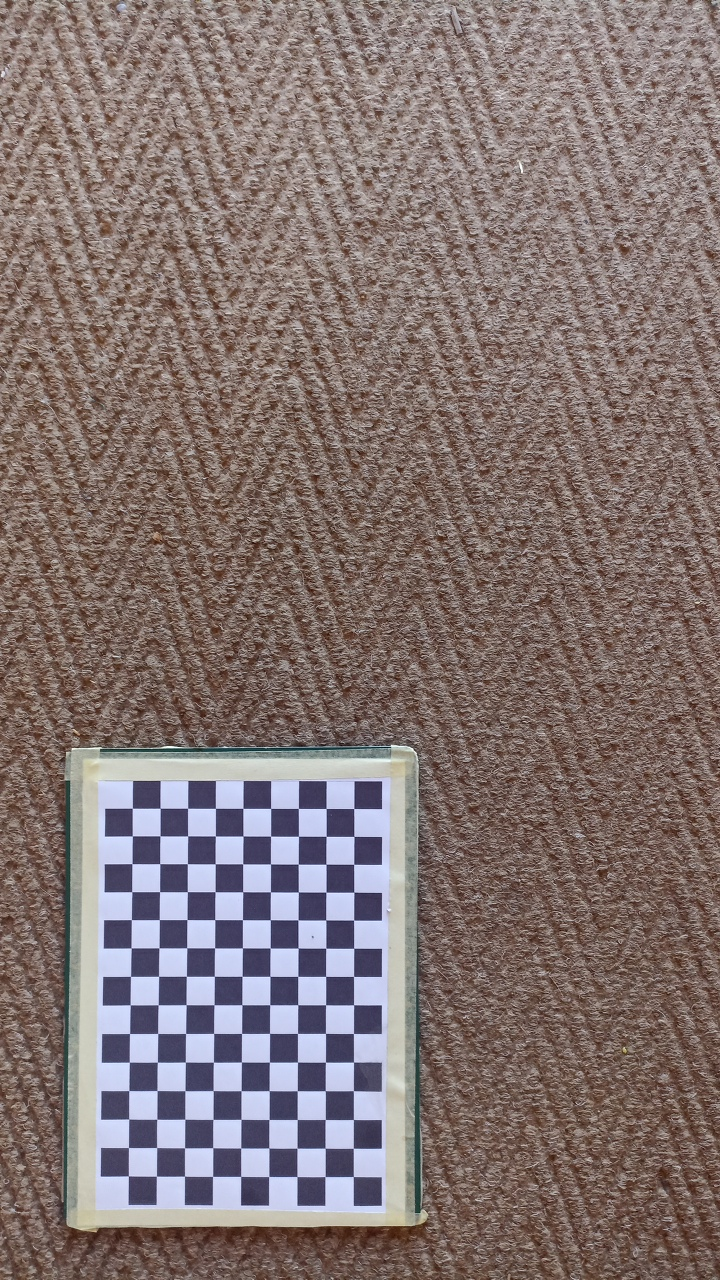
#> input picture calibration_photos_720p/10.jpg, 720 x 1280 px, given as the content of the folder /home/werner/Projects/open_cv/photos, which was not available
$ jupyter execute calibration.ipynb
#> lines starting #> are read from the running program, lines starting #| are printed output that depends on the picture; after the words box and inside, x2 and y2 are one past the last pixel; in counts of white or black regions, pixels touching at a corner belong together; long printed decimals are rounded; pictures that were not available may be replaced by others from this repository, and a replacement may not be noted
[cell 1]
import numpy as np
import cv2 as cv
import glob
from PIL import Image
print('opencv:' , cv.__version__)
print('numpy :', np.__version__)

#set np printout options
np.set_printoptions(suppress=True,
                    formatter={'float_kind': '{:f},'.format})

[cell 2]
# termination criteria
criteria = (cv.TERM_CRITERIA_EPS + cv.TERM_CRITERIA_MAX_ITER, 30, 0.001)
# prepare object points, like (0,0,0), (1,0,0), (2,0,0) ....,(6,5,0)
objp = np.zeros((9*14,3), np.float32)
objp[:,:2] = np.mgrid[0:9,0:14].T.reshape(-1,2)#set np printout options
np.set_printoptions(suppress=True,
                    formatter={'float_kind': '{:f}'.format})
# Arrays to store object points and image points from all the images.

objpoints = [] # 3d point in real world space
imgpoints = [] # 2d points in image plane.
images = glob.glob('/home/werner/Projects/open_cv/photos/*.jpg')

for fname in images:
    # print(fname)
    img = cv.imread(fname)
#> img is the input picture: shape (1280, 720, 3); mean B, G, R 113.7, 115.6, 130.5
    gray = cv.cvtColor(img, cv.COLOR_BGR2GRAY)

    # Find the chess board corners
    ret, corners = cv.findChessboardCorners(gray, (9,14), None)
#> ret = True; corners = 126 rows, first 8: [353.3, 1176.5], [325.1, 1176.5], [296.9, 1176.5], [268.8, 1176.5], [240.7, 1176.4], [212.6, 1176.4], [184.5, 1176.2], [156.4, 1176.2]
    # If found, add object points, image points (after refining them)
    if ret == True:
        objpoints.append(objp)
        corners2 = cv.cornerSubPix(gray,corners, (11,11), (-1,-1), criteria)
#> corners2 = 126 rows, first 8: [353.3, 1176.5], [325, 1176.6], [296.9, 1176.5], [268.7, 1176.5], [240.7, 1176.4], [212.6, 1176.4], [184.5, 1176.2], [156.4, 1176.2]
        imgpoints.append(corners)
        # Draw and display the corners
        cv.drawChessboardCorners(img, (9,14), corners2, ret)
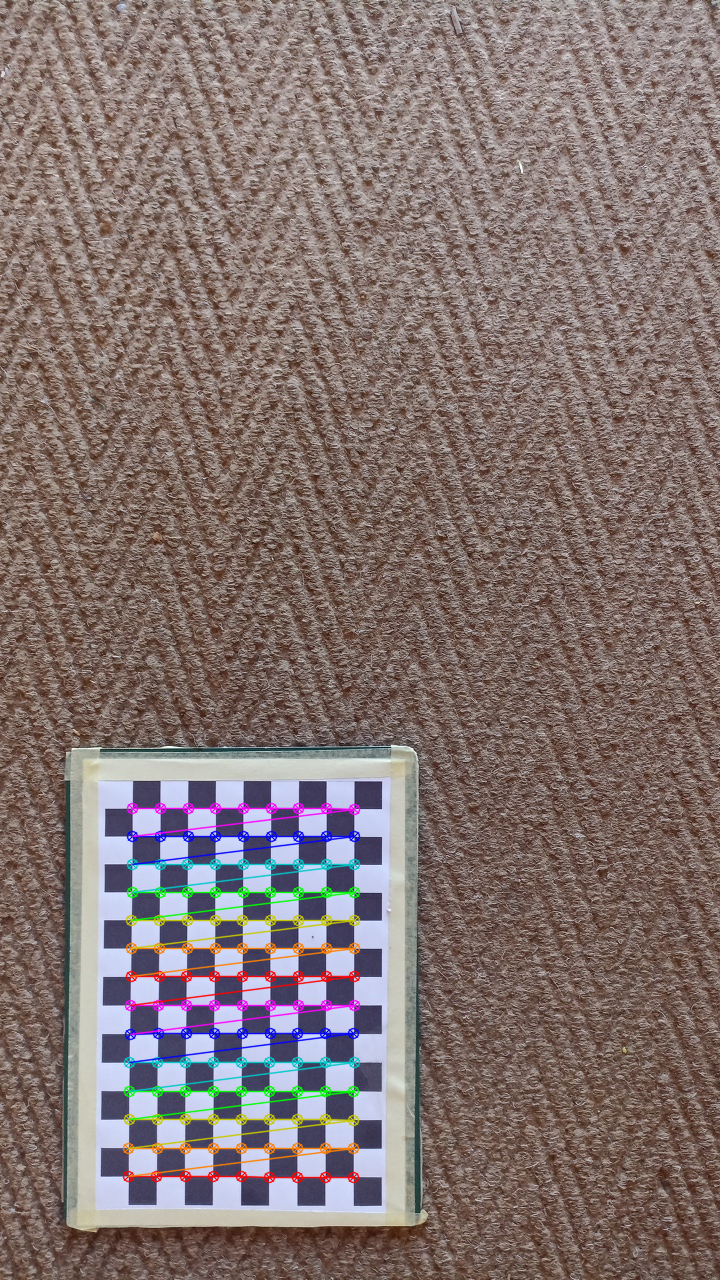
#> img: shape (1280, 720, 3); 2.96% of pixels changed, all inside (x1, y1, x2, y2) = (122, 802, 361, 1184)
        cv.imshow('img', img)
        cv.waitKey(500)

cv.destroyAllWindows()


ret, mtx, dist, rvecs, tvecs = cv.calibrateCamera(objpoints, imgpoints, gray.shape[::-1], None, None)
#> ret = 0.144; mtx = [[6892.2, 0, 340.3], [0, 7062.1, 431.1], [0, 0, 1]]; dist = [[-3.84, 613.7, 0.0115, -0.00274, -27961.5]]; rvecs = ([0.0055, -0.425, -3.11],); tvecs = ([0.467, 25.84, 244.3],)


img = cv.imread('1.jpg')
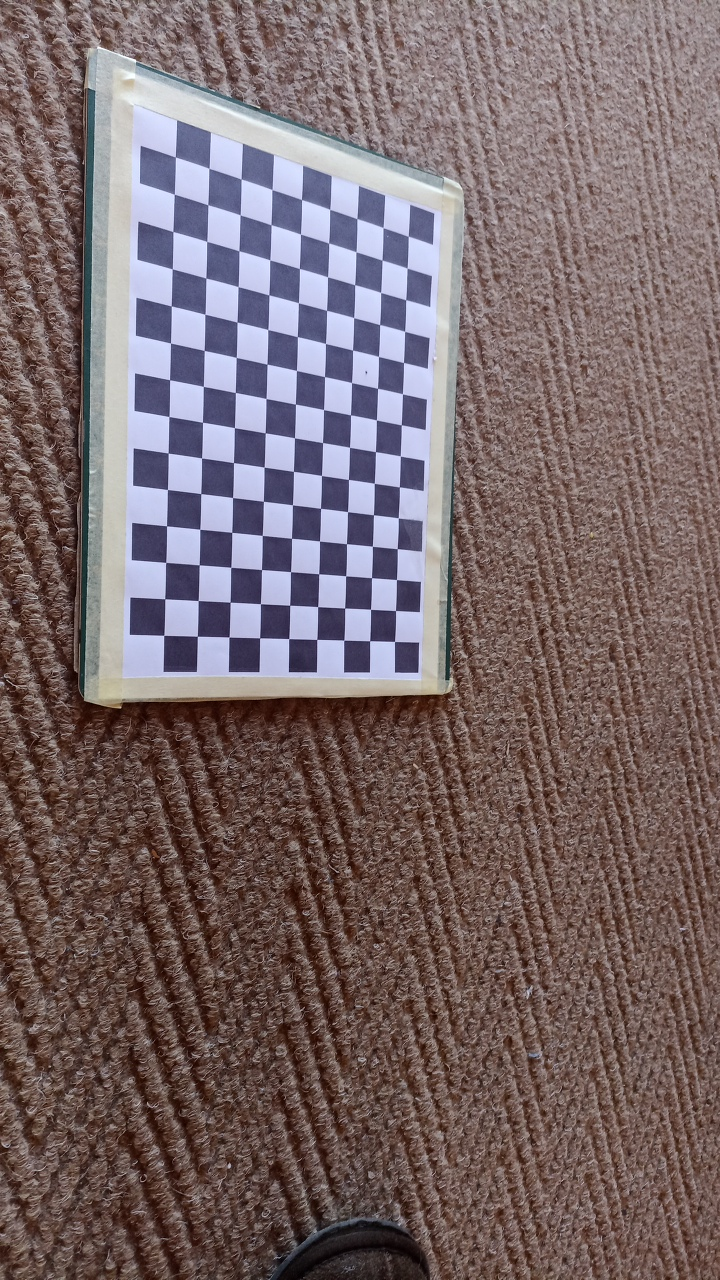
#> input picture calibration_photos_720p/1.jpg, 720 x 1280 px, found by its file name
#> img is the input picture: shape (1280, 720, 3); mean B, G, R 105.5, 103.5, 119.4
h,  w = img.shape[:2]
#> h = 1280; w = 720
newcameramtx, roi = cv.getOptimalNewCameraMatrix(mtx, dist, (w,h), 1, (w,h))
#> newcameramtx = [[6659.4, 0, 338.1], [0, 6865.5, 423.2], [0, 0, 1]]; roi = (8, 0, 697, 1254)

#Field of view calculation.
fx = mtx[0][0]
#> fx = 6892.2
fy = mtx[1][1]
#> fy = 7062.1

fov_x = 2 * np.arctan2(w, 2 * fx)
#> fov_x = 0.104
fov_y = 2 * np.arctan2(h, 2 * fy)
#> fov_y = 0.181

print(mtx)
#| [[6892.235 0 340.279]
#|  [0 7062.113 431.057]
#|  [0 0 1.000]]
print('Image with: ', w)
#| Image with:  720
print('Image height: ', h)
#| Image height:  1280
print(f"{fov_x = :.1f} rad")
#| fov_x = 0.1 rad
print(f"{fov_y = :.1f} rad")
#| fov_y = 0.2 rad


#write to output
output_file = open('calibration_output.txt', 'w')
output_file.write(str(mtx) + '\n\n')
output_file.write('w: ' + str(w) + '(pixels)' + '\n')
output_file.write('h: ' + str(h) + '(pixels)'+ '\n\n')
output_file.write('fov_x: ' + str(fov_x) + '(rad)'+ '\n')
output_file.write('fov_y: ' + str(fov_y) + '(rad)'+ '\n')
output_file.close()

[cell 3]
# undistort
dst = cv.undistort(img, mtx, dist, None, newcameramtx)
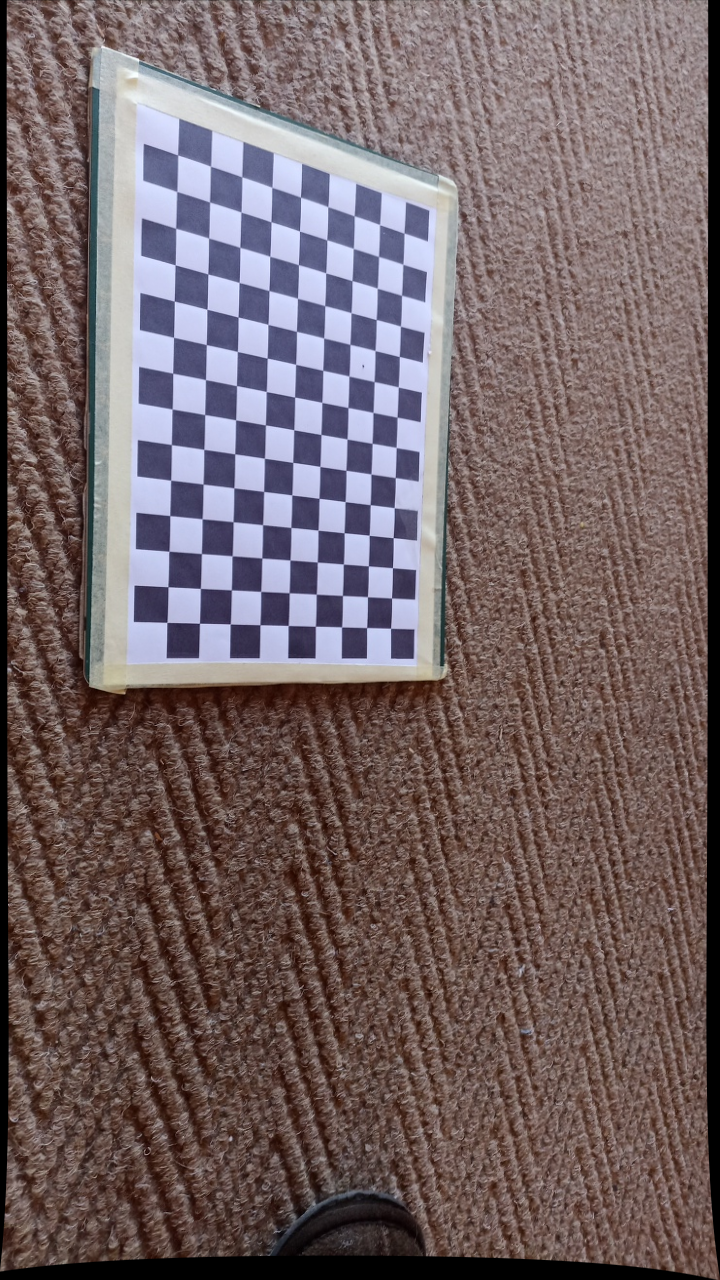
#> dst: shape (1280, 720, 3); mean B, G, R 100.9, 99, 114.4
# crop the image
x, y, w, h = roi
#> x = 8; y = 0; w = 697; h = 1254
dst = dst[y:y+h, x:x+w]
#> dst: shape (1254, 697, 3)
cv.imwrite('calibresult.png', dst)
#> Out = True

[cell 4]
# undistort
mapx, mapy = cv.initUndistortRectifyMap(mtx, dist, None, newcameramtx, (w,h), 5)
dst = cv.remap(img, mapx, mapy, cv.INTER_LINEAR)
# crop the image
x, y, w, h = roi
dst = dst[y:y+h, x:x+w]
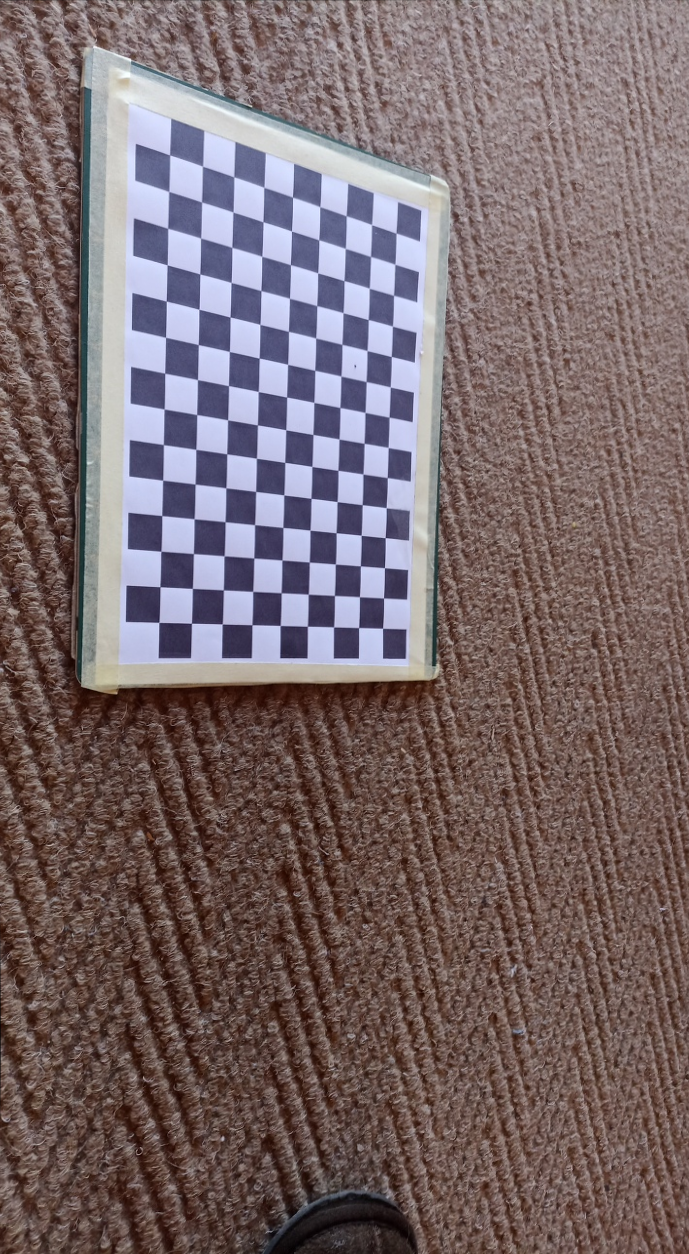
#> dst: shape (1254, 689, 3); mean B, G, R 105.6, 103.5, 119.4
cv.imwrite('calibresult2.png', dst)
#> Out = True
